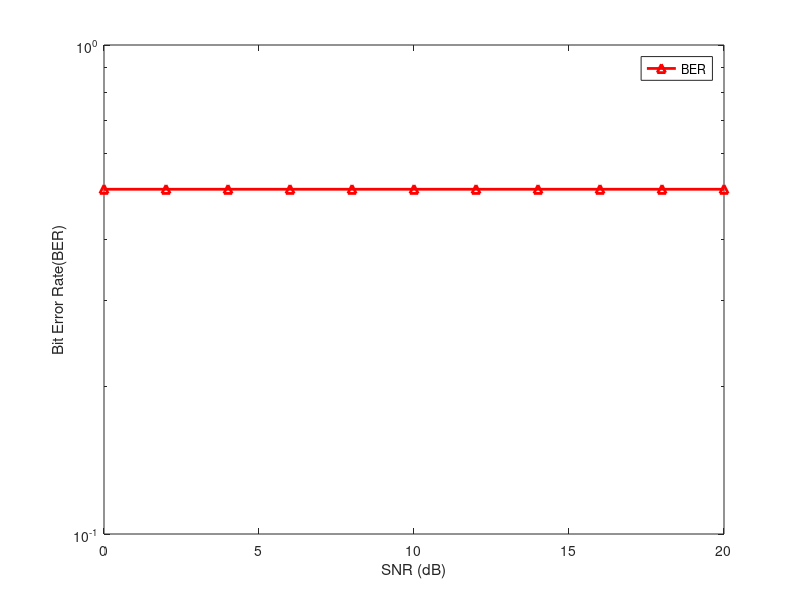

Write MATLAB code to recreate this figure.

clc, clear all, warning off;

x = randi([0,1],1000,1);
%Mapping
for i=1:length(x)
    if x(i)==1
        xmode(i)=1;
    else
        xmode(i)=-1;
    end
end
% scatterplot(xmode) %observe constalation points
BER_sim =[]; %simulated BER
% scatterplot(y)
dt=2
for snr=0:dt:20  %in db
    y = awgn(complex(xmode),snr); %modulated sysmbols transmited through awgm
    for i=1:length(y)
        if y(i)>=0
            detValue(i,1)=1;%detected value
        else
            detValue(i,1)=0;
        end
    end
[nor,ber] = biterr(x,detValue);
BER_sim= [BER_sim ber];
end

snr=0:dt:20;

figure(1);
semilogy(snr,BER_sim,'^r-','LineWidth',2); 
xlabel('SNR (dB)');
ylabel('Bit Error Rate(BER)');
legend('BER');




